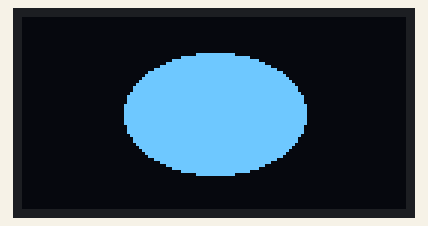
The program below on a simulated MicroPython board. Parts: 128×64 one-colour display. At 0.0 s the program stops and its outputs stay as they are.

Above: at 0.1 s.

The program:

02-ellipse-fill-test.py
```python
# Test of the micropython ellipse function
# display.ellipse(x, y, HORZ_RADIUS, VERT_RADIUS, COLOR, FILL_FLAG, QUAD_CODE)

from machine import Pin
from utime import sleep
from math import sqrt
import ssd1306

WIDTH = 128
HEIGHT = 64

clock=Pin(2) #SCL
data=Pin(3) #SDA
RES = machine.Pin(4)
DC = machine.Pin(5)
CS = machine.Pin(6)

spi=machine.SPI(0, sck=clock, mosi=data)
oled = ssd1306.SSD1306_SPI(WIDTH, HEIGHT, spi, DC, RES, CS)

# center the ellipse in the middle of the display
x = int(WIDTH / 2)
y = int(HEIGHT / 2)

HORZ_RADIUS = 30 # 30 over for the left and 30 to the right
VERT_RADIUS = 20 # 20 up and 20 down
COLOR = 1 # 0 or 1
FILL = 1 # 0 for no fill, 1 for fill

# draw an ellipse wihout the fill
oled.ellipse(x, y, HORZ_RADIUS, VERT_RADIUS, COLOR, FILL)
oled.show()
```
